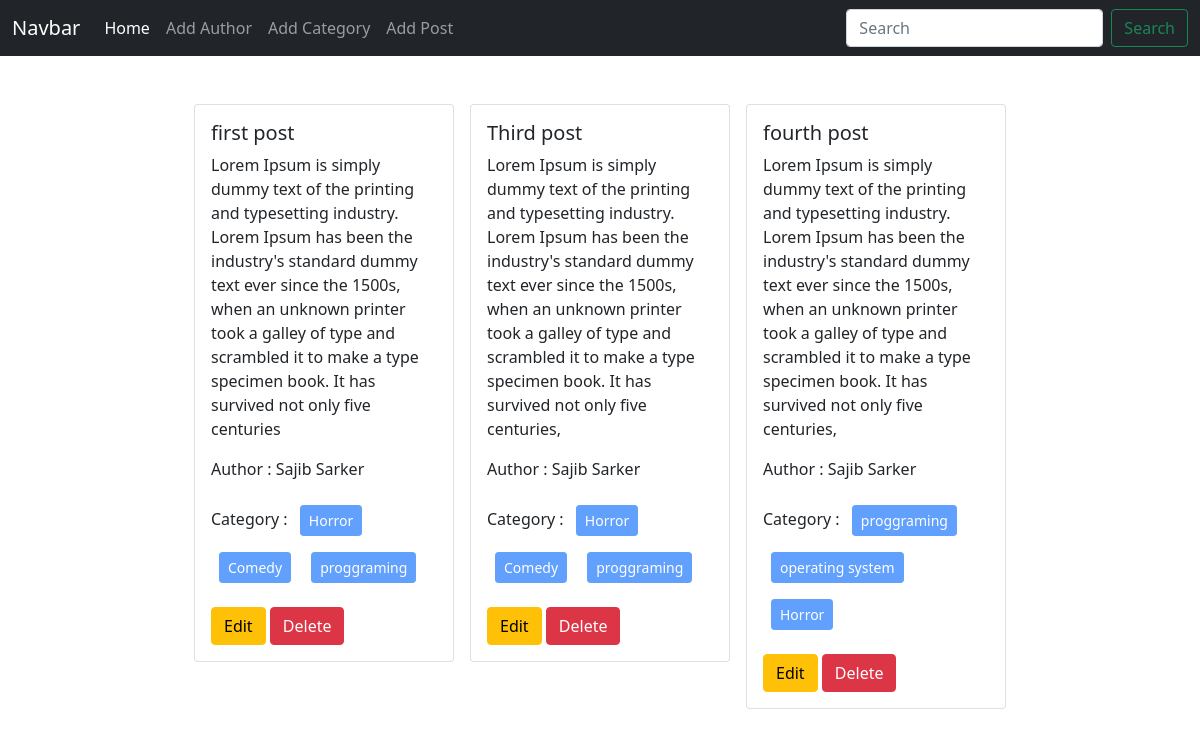
The page / on the database its author committed.
### posts/models.py (models this page shows, shortened)
class Post(models.Model):
    title = models.CharField(max_length=50)
    content = models.TextField()
    category = models.ManyToManyField(Category)
    author = models.ForeignKey(Author, on_delete=models.CASCADE)

### author/models.py (models this page shows, shortened)
class Author(models.Model):
    name = models.CharField(max_length=100)
    bio = models.TextField()
    phone_no = models.CharField(max_length=12)

### categories/models.py (models this page shows, shortened)
class Category(models.Model):
    name = models.CharField(max_length=100)

### blog_project/views.py (the view)
# urls.py: 2. Add a URL to urlpatterns:  path('', views.home, name='home')
def home(request):
    data = Post.objects.all()
    return render(request, 'home.html',{'data':data})

### templates/home.html
{% extends "base.html" %}
{% block content %}
<div class="d-flex flex-wrap justify-content-center px-5 pt-5">
    {% for post in data %}
    <div class="col-sm-3">
      <div class="card mx-2">
        <div class="card-body">
          <h5 class="card-title">{{post.title}}</h5>
          <p class="card-text">{{post.content}}</p>
          <p>Author : {{post.author.name}}</p>
          <p>Category :
            {% for cat in post.category.all %}
            <button class = "btn btn-primary btn-sm m-2" disabled>{{cat.name}}</button>
            {% endfor %}
          </p>
          <a href="{% url 'edit_post' post.id %}" class="btn btn-warning">Edit</a>
          <a href="{% url 'delete_post' post.id %}" class="btn btn-danger">Delete</a>
        </div>
      </div>
    </div>
    {% endfor %}
  </div>
{% endblock %}

### templates/base.html (shortened to what this page needs)
<!doctype html>
<html lang="en">
  <head>
    <link href="https://cdn.jsdelivr.net/npm/bootstrap@5.0.2/dist/css/bootstrap.min.css" rel="stylesheet">
  </head>
  <body>
    <nav class="navbar navbar-expand-lg navbar-dark bg-dark">
        <div class="container-fluid">
          <a class="navbar-brand" href="#">Navbar</a>
          <div class="collapse navbar-collapse" id="navbarSupportedContent">
            <ul class="navbar-nav me-auto mb-2 mb-lg-0">
              <li class="nav-item">
                <a class="nav-link active" aria-current="page" href="{% url 'homepage' %}">Home</a>
              </li>
              <li class="nav-item">
                <a class="nav-link" href="{% url 'add_author' %}">Add Author</a>
              </li>
              <li class="nav-item">
                <a class="nav-link" href="{% url 'add_category' %}">Add Category</a>
              </li>
              <li class="nav-item">
                <a class="nav-link" href="{% url 'add_post' %}">Add Post</a>
              </li>
            </ul>
            <form class="d-flex">
              <input class="form-control me-2" type="search" placeholder="Search" aria-label="Search">
              <button class="btn btn-outline-success" type="submit">Search</button>
            </form>
          </div>
        </div>
      </nav>
      {% block content %}
      {% endblock %}
  </body>
</html>

### rows shown on the page
Post: title "first post", content "Lorem Ipsum is simply dummy text of the printing and typesetting industry. Lorem Ipsum has been the industry's standard dummy text ever since the 1500s, when an unknown printer took a galley of type and scrambled it to make a type specimen book. It has survived not only five centuries", author.name "Sajib Sarker"
Category: name "Horror"
Category: name "Comedy"
Category: name "proggraming"
Post: title "Third post", content "Lorem Ipsum is simply dummy text of the printing and typesetting industry. Lorem Ipsum has been the industry's standard dummy text ever since the 1500s, when an unknown printer took a galley of type and scrambled it to make a type specimen book. It has survived not only five centuries,", author.name "Sajib Sarker"
Post: title "fourth post", content "Lorem Ipsum is simply dummy text of the printing and typesetting industry. Lorem Ipsum has been the industry's standard dummy text ever since the 1500s, when an unknown printer took a galley of type and scrambled it to make a type specimen book. It has survived not only five centuries,", author.name "Sajib Sarker"
Category: name "operating system"
Category: name "Horror"
